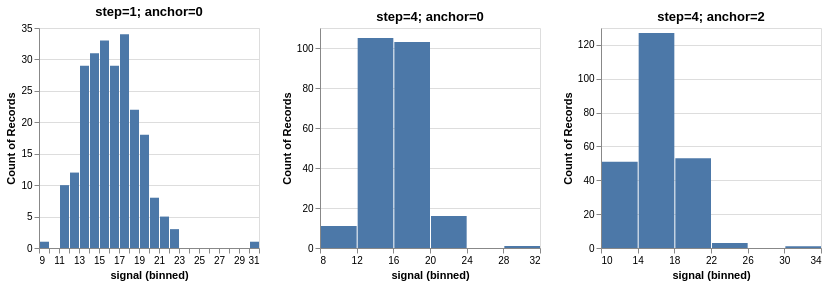

Notebook source saved alongside this figure:
### Markdown cell above
## 3. Histogram：bin width 和 origin 都会改变图形

Histogram 先分 bin，再数 interval 中的 observations。不要只看一种 width/origin；检查 peak/gap 是否稳定。

### Code cell
def histogram(step, anchor, title):
    return (
        alt.Chart(observations, width=220, height=220).mark_bar()
        .encode(
            x=alt.X("signal:Q").bin(step=step, anchor=anchor),
            y="count():Q")
        .properties(title=title))

hist_narrow = histogram(1, 0, "step=1; anchor=0")
hist_wide = histogram(4, 0, "step=4; anchor=0")
hist_shifted = histogram(4, 2, "step=4; anchor=2")
display(hist_narrow | hist_wide | hist_shifted)

### Figure 1 — Vega-Lite specification as saved in the notebook (floating-point values rounded to 4 significant figures; data arrays with more than 128 entries replaced by an {"elided": "..."} marker saying what was removed)
{"config": {"view": {"continuousWidth": 300, "continuousHeight": 300}}, "hconcat": [{"mark": {"type": "bar"}, "encoding": {"x": {"bin": {"step": 1, "anchor": 0}, "field": "signal", "type": "quantitative"}, "y": {"aggregate": "count", "type": "quantitative"}}, "height": 220, "title": "step=1; anchor=0", "width": 220}, {"mark": {"type": "bar"}, "encoding": {"x": {"bin": {"step": 4, "anchor": 0}, "field": "signal", "type": "quantitative"}, "y": {"aggregate": "count", "type": "quantitative"}}, "height": 220, "title": "step=4; anchor=0", "width": 220}, {"mark": {"type": "bar"}, "encoding": {"x": {"bin": {"step": 4, "anchor": 2}, "field": "signal", "type": "quantitative"}, "y": {"aggregate": "count", "type": "quantitative"}}, "height": 220, "title": "step=4; anchor=2", "width": 220}], "data": {"name": "data-9d0375a219d4f69bc442586599b07ed3"}, "$schema": "https://vega.github.io/schema/vega-lite/v6.4.1.json", "datasets": {"data-9d0375a219d4f69bc442586599b07ed3": {"elided": "240 records"}}}
